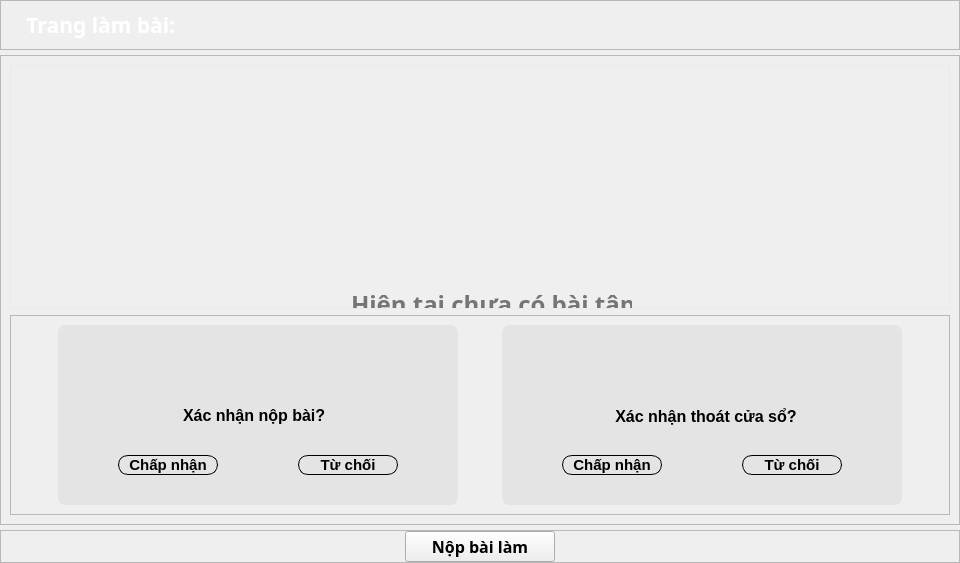
               <widget class="QWidget" name="page">
                <property name="sizePolicy">
                 <sizepolicy hsizetype="Preferred" vsizetype="Preferred">
                  <horstretch>0</horstretch>
                  <verstretch>0</verstretch>
                 </sizepolicy>
                </property>
                <property name="minimumSize">
                 <size>
                  <width>960</width>
                  <height>563</height>
                 </size>
                </property>
                <property name="maximumSize">
                 <size>
                  <width>16777215</width>
                  <height>16777215</height>
                 </size>
                </property>
                <layout class="QVBoxLayout" name="verticalLayout_6">
                 <property name="spacing">
                  <number>5</number>
                 </property>
                 <property name="leftMargin">
                  <number>0</number>
                 </property>
                 <property name="topMargin">
                  <number>0</number>
                 </property>
                 <property name="rightMargin">
                  <number>0</number>
                 </property>
                 <property name="bottomMargin">
                  <number>0</number>
                 </property>
                 <item>
                  <widget class="QFrame" name="title_frameT">
                   <property name="minimumSize">
                    <size>
                     <width>0</width>
                     <height>20</height>
                    </size>
                   </property>
                   <property name="frameShape">
                    <enum>QFrame::StyledPanel</enum>
                   </property>
                   <property name="frameShadow">
                    <enum>QFrame::Raised</enum>
                   </property>
                   <layout class="QHBoxLayout" name="horizontalLayout_3">
                    <item>
                     <widget class="QLabel" name="label">
                      <property name="font">
                       <font>
                        <family>Montserrat</family>
                        <pointsize>16</pointsize>
                        <weight>75</weight>
                        <bold>true</bold>
                       </font>
                      </property>
                      <property name="styleSheet">
                       <string notr="true">color: rgb(255, 255, 255);
background: transparent;</string>
                      </property>
                      <property name="text">
                       <string>   Trang làm bài:</string>
                      </property>
                     </widget>
                    </item>
                   </layout>
                  </widget>
                 </item>
                 <item>
                  <widget class="QFrame" name="list_widget_frameT">
                   <property name="minimumSize">
                    <size>
                     <width>0</width>
                     <height>450</height>
                    </size>
                   </property>
                   <property name="styleSheet">
                    <string notr="true">color: rgb(0, 0, 0)</string>
                   </property>
                   <property name="frameShape">
                    <enum>QFrame::StyledPanel</enum>
                   </property>
                   <property name="frameShadow">
                    <enum>QFrame::Raised</enum>
                   </property>
                   <layout class="QVBoxLayout" name="verticalLayout_7">
                    <item>
                     <widget class="QScrollArea" name="ScrollAreaT">
                      <property name="minimumSize">
                       <size>
                        <width>0</width>
                        <height>0</height>
                       </size>
                      </property>
                      <property name="styleSheet">
                       <string notr="true">QScrollArea {
	background-color: rgba(255, 255, 255, 50);
	outline: 0;
} 
QScrollArea::item { 
	margin: 20px;
	background-color: transparent;
	border: 0px solid black;
}

QScrollBar{
	background : rgb(255, 255, 255);	
}

QScrollBar::handle{
	background : rgb(158, 158, 158);
	border-radius: 5px;
	margin: 3px 3px 3px 3px;
}

QScrollBar::handle::pressed{
	background : rgb(85, 85, 85);
}

QScrollBar::add-line {
	height: 0px;
}

QScrollBar::sub-line {
	height: 0px;
}

QScrollBar::add-page, QScrollBar::sub-page {
	height: 0px;
}</string>
                      </property>
                      <property name="widgetResizable">
                       <bool>true</bool>
                      </property>
                      <widget class="QWidget" name="content_widgetT">
                       <property name="geometry">
                        <rect>
                         <x>0</x>
                         <y>0</y>
                         <width>942</width>
                         <height>253</height>
                        </rect>
                       </property>
                       <widget class="QLabel" name="inform">
                        <property name="geometry">
                         <rect>
                          <x>340</x>
                          <y>202</y>
                          <width>281</width>
                          <height>71</height>
                         </rect>
                        </property>
                        <property name="font">
                         <font>
                          <family>Segoe UI Black</family>
                          <pointsize>18</pointsize>
                          <weight>75</weight>
                          <bold>true</bold>
                         </font>
                        </property>
                        <property name="styleSheet">
                         <string notr="true">color: rgb(117, 117, 117);</string>
                        </property>
                        <property name="text">
                         <string>Hiện tại chưa có bài tập</string>
                        </property>
                       </widget>
                      </widget>
                     </widget>
                    </item>
                    <item>
                     <widget class="QFrame" name="Frame_close">
                      <property name="minimumSize">
                       <size>
                        <width>400</width>
                        <height>180</height>
                       </size>
                      </property>
                      <property name="frameShape">
                       <enum>QFrame::StyledPanel</enum>
                      </property>
                      <property name="frameShadow">
                       <enum>QFrame::Raised</enum>
                      </property>
                      <layout class="QGridLayout" name="gridLayout_3">
                       <item row="0" column="0">
                        <widget class="QFrame" name="OkCancelFrame">
                         <property name="minimumSize">
                          <size>
                           <width>400</width>
                           <height>180</height>
                          </size>
                         </property>
                         <property name="maximumSize">
                          <size>
                           <width>400</width>
                           <height>180</height>
                          </size>
                         </property>
                         <property name="styleSheet">
                          <string notr="true">QFrame {
	background-color: rgb(228, 228, 228);
	border-radius: 8px;
}</string>
                         </property>
                         <property name="frameShape">
                          <enum>QFrame::StyledPanel</enum>
                         </property>
                         <property name="frameShadow">
                          <enum>QFrame::Raised</enum>
                         </property>
                         <widget class="QPushButton" name="Accept">
                          <property name="geometry">
                           <rect>
                            <x>60</x>
                            <y>130</y>
                            <width>100</width>
                            <height>20</height>
                           </rect>
                          </property>
                          <property name="styleSheet">
                           <string notr="true">QPushButton {
border-radius:10;
	border-color: rgb(0, 0, 0);
	border : 1px solid ;
font: bold;
font-size: 15px;
}
QPushButton:hover {
	background-color: rgb(0, 0, 0);
	color: rgb(255, 255, 255);
}</string>
                          </property>
                          <property name="text">
                           <string>Chấp nhận</string>
                          </property>
                         </widget>
                         <widget class="QPushButton" name="Deny">
                          <property name="geometry">
                           <rect>
                            <x>240</x>
                            <y>130</y>
                            <width>100</width>
                            <height>20</height>
                           </rect>
                          </property>
                          <property name="toolTip">
                           <string/>
                          </property>
                          <property name="styleSheet">
                           <string notr="true">QPushButton {
border-radius:10;
	border-color: rgb(0, 0, 0);
	border : 1px solid ;
font: bold;
font-size: 15px;
}
QPushButton:hover {
	background-color: rgb(0, 0, 0);
	color: rgb(255, 255, 255);
}</string>
                          </property>
                          <property name="text">
                           <string>Từ chối</string>
                          </property>
                          <property name="checkable">
                           <bool>true</bool>
                          </property>
                          <property name="checked">
                           <bool>true</bool>
                          </property>
                          <property name="autoRepeat">
                           <bool>false</bool>
                          </property>
                          <property name="autoExclusive">
                           <bool>true</bool>
                          </property>
                         </widget>
                         <widget class="QLabel" name="label_2">
                          <property name="geometry">
                           <rect>
                            <x>125</x>
                            <y>70</y>
                            <width>150</width>
                            <height>40</height>
                           </rect>
                          </property>
                          <property name="styleSheet">
                           <string notr="true">background-color: none;
font:bold;
font-size: 16px;
color: rgb(0, 0, 0);</string>
                          </property>
                          <property name="text">
                           <string>Xác nhận nộp bài?</string>
                          </property>
                         </widget>
                        </widget>
                       </item>
                       <item row="0" column="1">
                        <widget class="QFrame" name="OkCancelFrameQuit">
                         <property name="minimumSize">
                          <size>
                           <width>400</width>
                           <height>180</height>
                          </size>
                         </property>
                         <property name="maximumSize">
                          <size>
                           <width>400</width>
                           <height>180</height>
                          </size>
                         </property>
                         <property name="styleSheet">
                          <string notr="true">QFrame {
	background-color: rgb(228, 228, 228);
	border-radius: 8px;
}</string>
                         </property>
                         <property name="frameShape">
                          <enum>QFrame::StyledPanel</enum>
                         </property>
                         <property name="frameShadow">
                          <enum>QFrame::Raised</enum>
                         </property>
                         <widget class="QPushButton" name="Accept1">
                          <property name="geometry">
                           <rect>
                            <x>60</x>
                            <y>130</y>
                            <width>100</width>
                            <height>20</height>
                           </rect>
                          </property>
                          <property name="styleSheet">
                           <string notr="true">QPushButton {
border-radius:10;
	border-color: rgb(0, 0, 0);
	border : 1px solid ;
font: bold;
font-size: 15px;
}
QPushButton:hover {
	background-color: rgb(0, 0, 0);
	color: rgb(255, 255, 255);
}</string>
                          </property>
                          <property name="text">
                           <string>Chấp nhận</string>
                          </property>
                         </widget>
                         <widget class="QPushButton" name="Deny1">
                          <property name="geometry">
                           <rect>
                            <x>240</x>
                            <y>130</y>
                            <width>100</width>
                            <height>20</height>
                           </rect>
                          </property>
                          <property name="toolTip">
                           <string/>
                          </property>
                          <property name="styleSheet">
                           <string notr="true">QPushButton {
border-radius:10;
	border-color: rgb(0, 0, 0);
	border : 1px solid ;
font: bold;
font-size: 15px;
}
QPushButton:hover {
	background-color: rgb(0, 0, 0);
	color: rgb(255, 255, 255);
}</string>
                          </property>
                          <property name="text">
                           <string>Từ chối</string>
                          </property>
                          <property name="checkable">
                           <bool>true</bool>
                          </property>
                          <property name="checked">
                           <bool>true</bool>
                          </property>
                          <property name="autoRepeat">
                           <bool>false</bool>
                          </property>
                          <property name="autoExclusive">
                           <bool>true</bool>
                          </property>
                         </widget>
                         <widget class="QLabel" name="label_5">
                          <property name="geometry">
                           <rect>
                            <x>100</x>
                            <y>80</y>
                            <width>231</width>
                            <height>40</height>
                           </rect>
                          </property>
                          <property name="styleSheet">
                           <string notr="true">background-color: none;
font:bold;
font-size: 16px;
color: rgb(0, 0, 0);</string>
                          </property>
                          <property name="text">
                           <string>   Xác nhận thoát cửa sổ?
</string>
                          </property>
                         </widget>
                        </widget>
                       </item>
                      </layout>
                     </widget>
                    </item>
                   </layout>
                  </widget>
                 </item>
                 <item>
                  <widget class="QFrame" name="frame">
                   <property name="minimumSize">
                    <size>
                     <width>0</width>
                     <height>30</height>
                    </size>
                   </property>
                   <property name="styleSheet">
                    <string notr="true">color: rgb(0,0,0);</string>
                   </property>
                   <property name="frameShape">
                    <enum>QFrame::StyledPanel</enum>
                   </property>
                   <property name="frameShadow">
                    <enum>QFrame::Raised</enum>
                   </property>
                   <layout class="QGridLayout" name="gridLayout_2">
                    <property name="leftMargin">
                     <number>0</number>
                    </property>
                    <property name="topMargin">
                     <number>0</number>
                    </property>
                    <property name="rightMargin">
                     <number>0</number>
                    </property>
                    <property name="bottomMargin">
                     <number>0</number>
                    </property>
                    <property name="spacing">
                     <number>0</number>
                    </property>
                    <item row="0" column="0">
                     <widget class="QPushButton" name="Out_btn">
                      <property name="minimumSize">
                       <size>
                        <width>100</width>
                        <height>30</height>
                       </size>
                      </property>
                      <property name="maximumSize">
                       <size>
                        <width>150</width>
                        <height>16777215</height>
                       </size>
                      </property>
                      <property name="font">
                       <font>
                        <family>Montserrat</family>
                        <pointsize>12</pointsize>
                        <weight>75</weight>
                        <bold>true</bold>
                       </font>
                      </property>
                      <property name="styleSheet">
                       <string notr="true">QPushButton {
	background-color: rgb(255, 255, 255);
	border-radius: 10px;
}

QPushButton:hover {
	color: rgb(255, 255, 255);
	background-color: rgba(0, 0, 0, 150);
}

QPushButton:pressed {
	color: rgb(255, 255, 255);
	background-color: rgb(0, 0, 0);
}r</string>
                      </property>
                      <property name="text">
                       <string>Nộp bài làm</string>
                      </property>
                     </widget>
                    </item>
                   </layout>
                  </widget>
                 </item>
                </layout>
               </widget>
